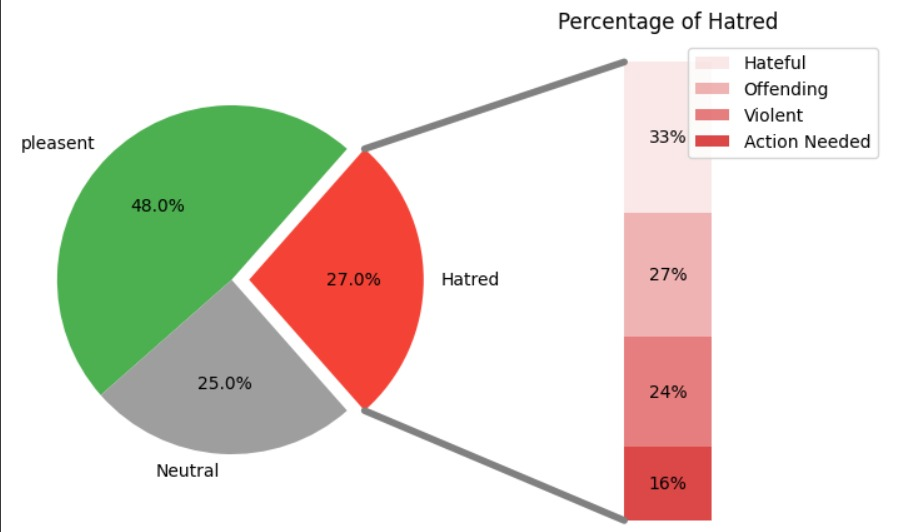

Reproduce this figure in Python.
import matplotlib.pyplot as plt
from matplotlib.patches import ConnectionPatch
import numpy as np

hatered=float(input())
pleasent=float(input())
neutral=float(input())
hateful=float(input())
offending=float(input())
violent=float(input())
action_needed=float(input())

fig, (ax1, ax2) = plt.subplots(1, 2, figsize=(9, 5))
fig.subplots_adjust(wspace=0)


overall_ratios = [hatered, pleasent, neutral]
labels = ['Hatred', 'pleasent', 'Neutral']
explode = [0.1, 0, 0]
colors = ['#F44336', '#4CAF50', '#9E9E9E'] # color for each wedge

angle = -180 * overall_ratios[0]
wedges, *_ = ax1.pie(overall_ratios, autopct='%1.1f%%', startangle=angle,
labels=labels, explode=explode, colors=colors) # set the colors of the wedges


# bar chart parameters
age_ratios = [action_needed, violent, offending, hateful]
age_labels = ['Action Needed', 'Violent', 'Offending', 'Hateful']
bottom = 1
width = .2

# Adding from the top matches the legend.
for j, (height, label) in enumerate(reversed([*zip(age_ratios, age_labels)])):
    bottom -= height
    bc = ax2.bar(0, height, width, bottom=bottom, color='C3', label=label,
                 alpha=0.1 + 0.25 * j)
    ax2.bar_label(bc, labels=[f"{height:.0%}"], label_type='center')

ax2.set_title('Percentage of Hatred')
ax2.legend()
ax2.axis('off')
ax2.set_xlim(- 2.5 * width, 2.5 * width)

# use ConnectionPatch to draw lines between the two plots
theta1, theta2 = wedges[0].theta1, wedges[0].theta2
center, r = wedges[0].center, wedges[0].r
bar_height = sum(age_ratios)

# draw top connecting line
x = r * np.cos(np.pi / 180 * theta2) + center[0]
y = r * np.sin(np.pi / 180 * theta2) + center[1]
con = ConnectionPatch(xyA=(-width / 2, bar_height), coordsA=ax2.transData,
                      xyB=(x, y), coordsB=ax1.transData)
con.set_color([0.5, 0.5, 0.5])  # change color to gray
con.set_linewidth(4)
ax2.add_artist(con)

# draw bottom connecting line
x = r * np.cos(np.pi / 180 * theta1) + center[0]
y = r * np.sin(np.pi / 180 * theta1) + center[1]
con = ConnectionPatch(xyA=(-width / 2, 0), coordsA=ax2.transData,
                      xyB=(x, y), coordsB=ax1.transData)
con.set_color([0.5, 0.5, 0.5])  # change color to gray
ax2.add_artist(con)
con.set_linewidth(4)

plt.show()
